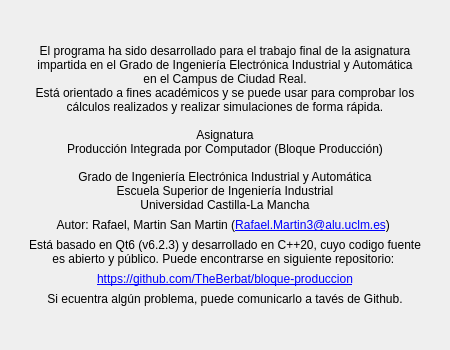
<?xml version="1.0" encoding="UTF-8"?>
<ui version="4.0">
 <class>AboutDialog</class>
 <widget class="QDialog" name="AboutDialog">
  <property name="geometry">
   <rect>
    <x>0</x>
    <y>0</y>
    <width>450</width>
    <height>350</height>
   </rect>
  </property>
  <property name="minimumSize">
   <size>
    <width>450</width>
    <height>350</height>
   </size>
  </property>
  <property name="maximumSize">
   <size>
    <width>450</width>
    <height>350</height>
   </size>
  </property>
  <property name="windowTitle">
   <string>Información</string>
  </property>
  <layout class="QVBoxLayout" name="verticalLayout">
   <item>
    <spacer name="verticalSpacer_2">
     <property name="orientation">
      <enum>Qt::Vertical</enum>
     </property>
     <property name="sizeHint" stdset="0">
      <size>
       <width>20</width>
       <height>40</height>
      </size>
     </property>
    </spacer>
   </item>
   <item>
    <widget class="QLabel" name="label">
     <property name="text">
      <string>El programa ha sido desarrollado para el trabajo final de la asignatura
impartida en el Grado de Ingeniería Electrónica Industrial y Automática
en el Campus de Ciudad Real.
Está orientado a fines académicos y se puede usar para comprobar los 
cálculos realizados y realizar simulaciones de forma rápida.

Asignatura
Producción Integrada por Computador (Bloque Producción)

Grado de Ingeniería Electrónica Industrial y Automática
Escuela Superior de Ingeniería Industrial
Universidad Castilla-La Mancha</string>
     </property>
     <property name="alignment">
      <set>Qt::AlignCenter</set>
     </property>
    </widget>
   </item>
   <item>
    <widget class="QLabel" name="label_email">
     <property name="text">
      <string>Autor: Rafael, Martin San Martin (&lt;a href=&quot;mailto:Rafael.Martin3@alu.uclm.es&quot;&gt;Rafael.Martin3@alu.uclm.es&lt;/a&gt;)
</string>
     </property>
     <property name="alignment">
      <set>Qt::AlignCenter</set>
     </property>
    </widget>
   </item>
   <item>
    <widget class="QLabel" name="label_2">
     <property name="text">
      <string>Está basado en Qt6 (v6.2.3) y desarrollado en C++20, cuyo codigo fuente 
es abierto y público. Puede encontrarse en siguiente repositorio: </string>
     </property>
     <property name="alignment">
      <set>Qt::AlignCenter</set>
     </property>
    </widget>
   </item>
   <item>
    <widget class="QLabel" name="label_repo">
     <property name="text">
      <string>&lt;a href=&quot;https://github.com/TheBerbat/bloque-produccion&quot;&gt;https://github.com/TheBerbat/bloque-produccion&lt;/a&gt;</string>
     </property>
     <property name="alignment">
      <set>Qt::AlignCenter</set>
     </property>
    </widget>
   </item>
   <item>
    <widget class="QLabel" name="label_3">
     <property name="text">
      <string>Si ecuentra algún problema, puede comunicarlo a tavés de Github.</string>
     </property>
     <property name="alignment">
      <set>Qt::AlignCenter</set>
     </property>
    </widget>
   </item>
   <item>
    <spacer name="verticalSpacer">
     <property name="orientation">
      <enum>Qt::Vertical</enum>
     </property>
     <property name="sizeHint" stdset="0">
      <size>
       <width>20</width>
       <height>40</height>
      </size>
     </property>
    </spacer>
   </item>
  </layout>
 </widget>
 <resources/>
 <connections/>
</ui>
